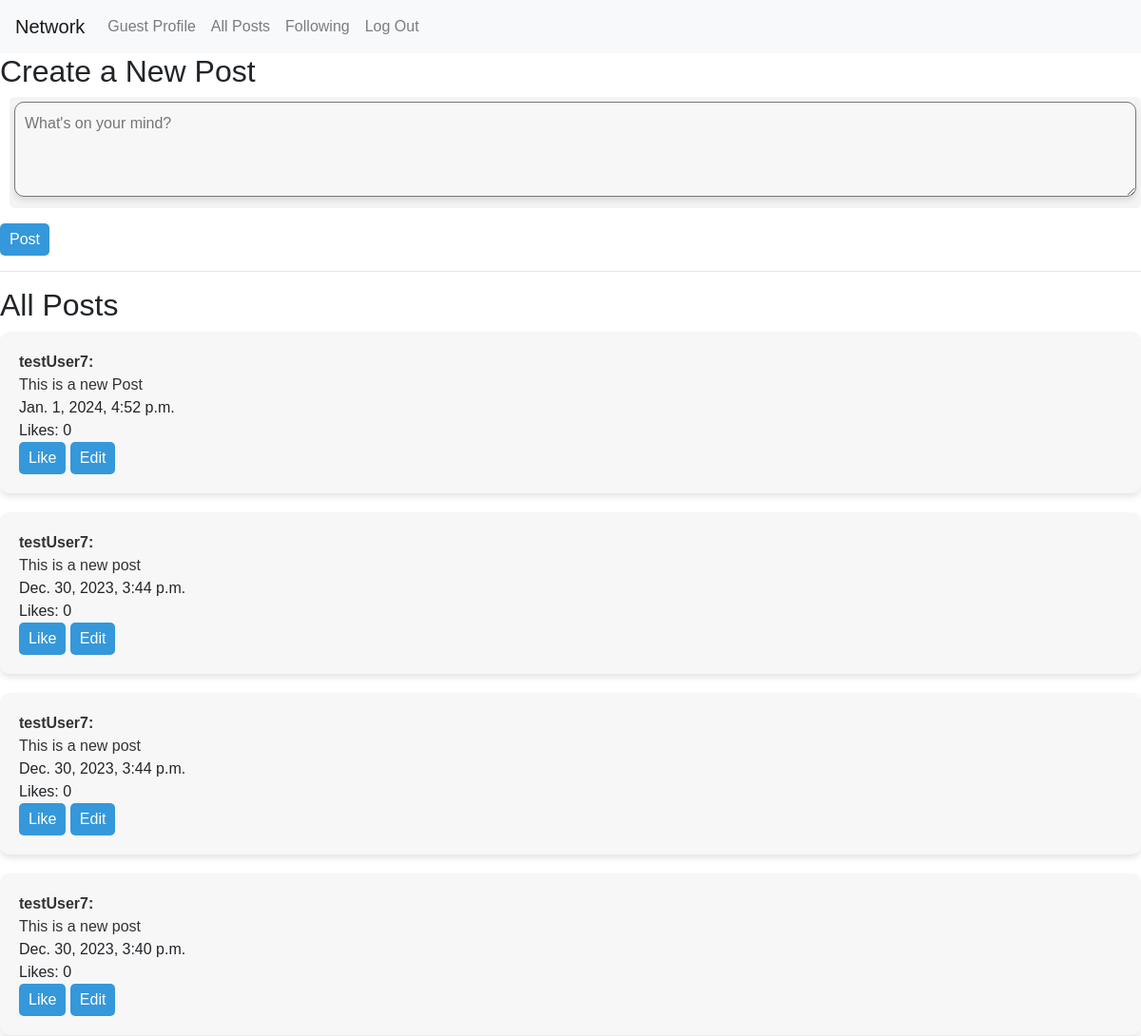
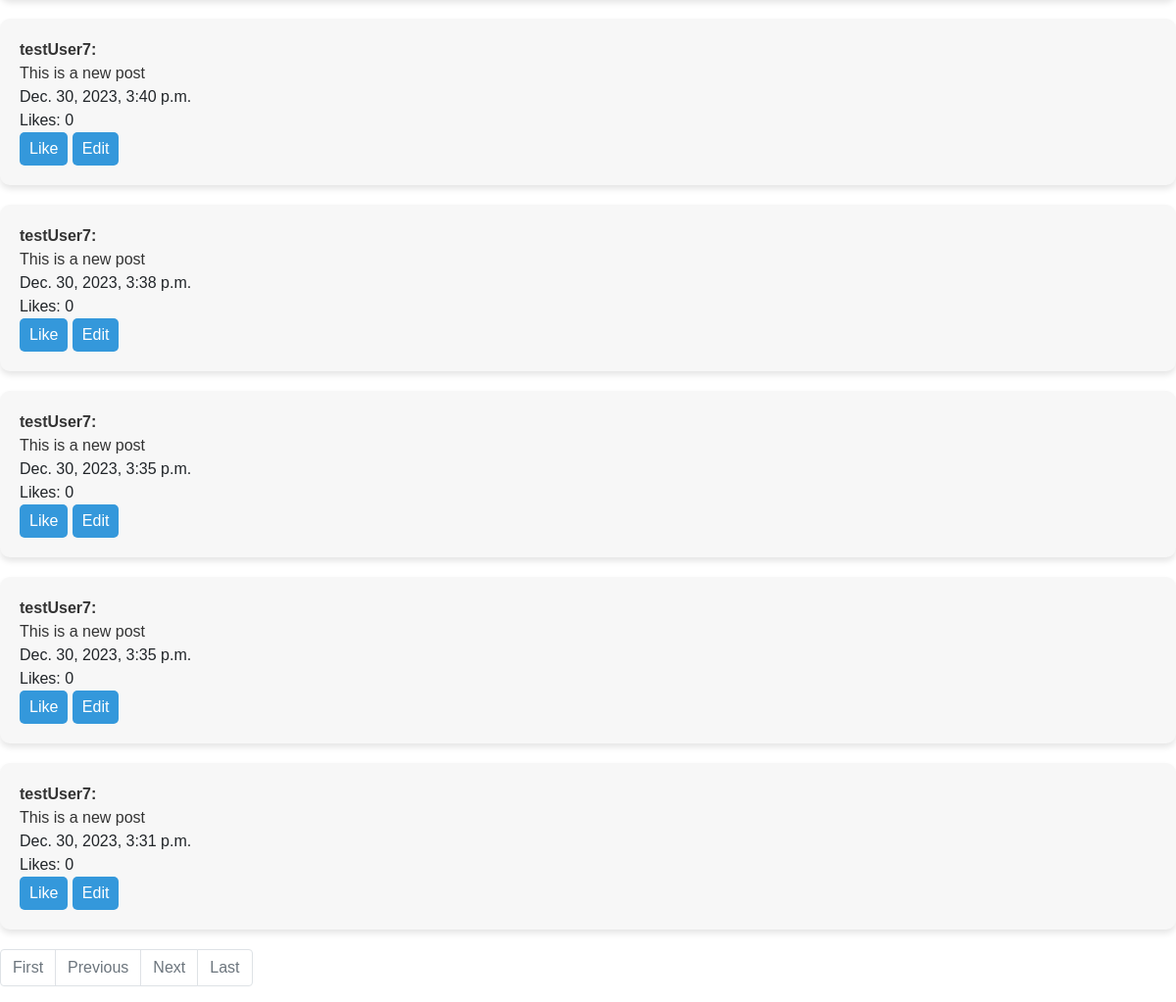
Screenshot of /network/new_post/ (signed in) with the database file from the repository (2 pictures, top to bottom).
### network/models.py (models this page shows, shortened)
class New_Post(models.Model):
    user = models.ForeignKey(settings.AUTH_USER_MODEL, on_delete=models.CASCADE, related_name="posts")
    content = models.TextField(max_length=500)
    timestamp = models.DateTimeField(auto_now_add=True)
    likes = models.ManyToManyField(settings.AUTH_USER_MODEL, related_name='liked_posts', blank=True)
    @property
    def num_likes(self):
        return self.likes.count()

### network/views.py (the view)
# urls.py: path('new_post/', views.new_post, name='new_post'),
@login_required
def new_post(request):
    if request.method == "POST":
        form = NewPostForm(request.POST)
        if form.is_valid():
            post = form.save(commit=False)
            post.user = request.user
            post.save()
            return redirect('network:new_post')
        else:
            posts = New_Post.objects.all().order_by('-timestamp')
            page_obj = paginate_posts(request, posts)
            context = {
                'page_obj': page_obj
            }
            context['form'] = form
            context['posts'] = posts
            return render(request, "network/new_post.html", context)
    elif request.method == "GET":
        form = NewPostForm()
        posts = New_Post.objects.all().order_by('-timestamp')
        page_obj = paginate_posts(request, posts)
        context = {
        'form': form,
        'posts': posts,
        'page_obj': page_obj
        }
        return render(request, "network/new_post.html", context)

### network/forms.py
class NewPostForm(forms.ModelForm):
    class Meta:
        model = New_Post
        fields = ['content']
        widgets = {
            'content': forms.Textarea(attrs={'placeholder': "What's on your mind?"}),
        }

### network/util.py (called while the page is built)
def paginate_posts(request, queryset, posts_per_page=10):
    paginator = Paginator(queryset, posts_per_page)
    page_number = request.GET.get('page')
    try:
        page_obj = paginator.get_page(page_number)
    except EmptyPage:
        page_obj = paginator.get_page(paginator.num_pages)
    return page_obj

### network/templates/network/new_post.html (shortened to what this page needs)
{% extends "network/layout.html" %}
{% load static %}
{% block body %}
    <div>
        <h2>Create a New Post</h2>
        <form class="text-area" method="post">
            {{ form.as_p }}
            <button type="submit">Post</button>
        </form>
    </div>
    <hr>
    <div>
        <h2>All Posts</h2>
        {% for post in page_obj %}
        <div data-post-id="{{ post.id }}" class="post">
            <strong><a href="{% url 'network:profile' post.user.username %}">{{ post.user.username }}: </a></strong>
            <div class="post-content">{{ post.content }}</div>
            {{ post.timestamp }}<br>
            <span id="like-count-{{ post.id }}" class="like-count">Likes: {{ post.num_likes }}</span><br>
            <button class="like-button" data-post-id="{{ post.id }}">
                {% if user in post.likes.all %}
                    Unlike
                {% else %}
                    Like
                {% endif %}
            </button>
            {% if post.user == user %}
            <button class="edit-button">Edit</button>
            {% endif %}
        </div>
        {% endfor %}
        {% include 'network/pagination.html' %}
    </div>
{% endblock %}

### network/static/network/styles.css (style rules this page uses)
html, body { background-color: white; width: 100%; font-family: sans-serif; }
textarea { width: 100%; height: 100px; background-color: #f7f7f7; border-radius: 10px; box-shadow: 0 4px 6px rgba(0, 0, 0, 0.1); padding: 10px; }
p { font-family: sans-serif; font-size: 16px; margin-left: 10px; background-color: #f4f4f4 }
p { border-radius: 5px; padding: 5px; }
.post { background-color: #f7f7f7; border-radius: 10px; box-shadow: 0 4px 6px rgba(0, 0, 0, 0.1); padding: 20px; width: 100%; margin-bottom: 20px; }
.post a { font-weight: bold; color: #333; text-decoration: none; }
button { background-color: #3498db; color: white; border: none; padding: 5px 10px; border-radius: 5px; cursor: pointer; transition: background-color 0.3s ease; }
.post-content { font-size: 16px; color: #333; }

### rows the page displays
New_Post: user.username "testUser7", content "This is a new Post", timestamp "Jan. 1, 2024, 4:52 p.m.", num_likes "0", shows "Like", shows "Edit"
New_Post: user.username "testUser7", content "This is a new post", timestamp "Dec. 30, 2023, 3:44 p.m.", num_likes "0", shows "Like", shows "Edit"
New_Post: user.username "testUser7", content "This is a new post", timestamp "Dec. 30, 2023, 3:44 p.m.", num_likes "0", shows "Like", shows "Edit"
New_Post: user.username "testUser7", content "This is a new post", timestamp "Dec. 30, 2023, 3:40 p.m.", num_likes "0", shows "Like", shows "Edit"
New_Post: user.username "testUser7", content "This is a new post", timestamp "Dec. 30, 2023, 3:40 p.m.", num_likes "0", shows "Like", shows "Edit"
New_Post: user.username "testUser7", content "This is a new post", timestamp "Dec. 30, 2023, 3:38 p.m.", num_likes "0", shows "Like", shows "Edit"
New_Post: user.username "testUser7", content "This is a new post", timestamp "Dec. 30, 2023, 3:35 p.m.", num_likes "0", shows "Like", shows "Edit"
New_Post: user.username "testUser7", content "This is a new post", timestamp "Dec. 30, 2023, 3:35 p.m.", num_likes "0", shows "Like", shows "Edit"
New_Post: user.username "testUser7", content "This is a new post", timestamp "Dec. 30, 2023, 3:31 p.m.", num_likes "0", shows "Like", shows "Edit"
